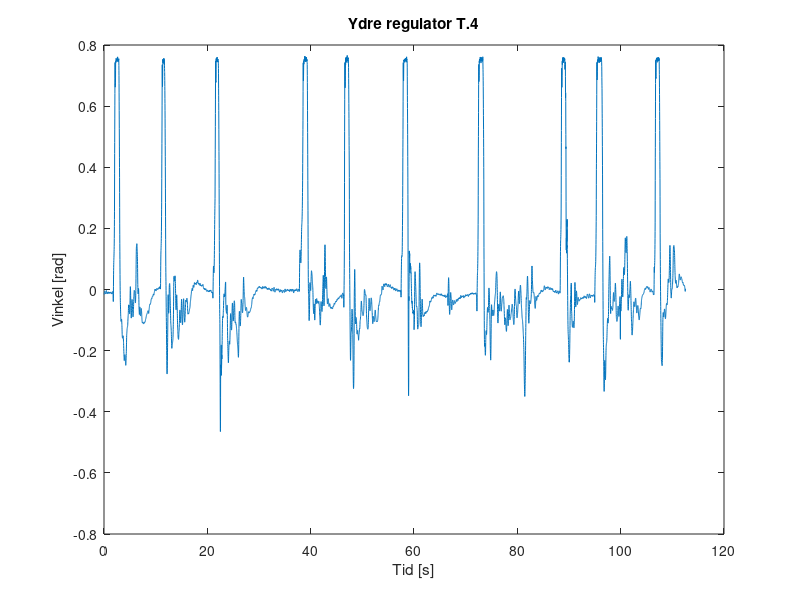

This chart was generated by the following MATLAB code: (Note: this script raises an error after producing the figure.)
clc
clear all
close all

load('dataYdre.mat');


realdata=[dataYdre(1248:12500)];





dataFilt(1) = realdata(1);
dataFilt(2) = (realdata(1) + realdata(2))/2;

nn = length(realdata);

for ii=1:(nn-2)
    dataFilt(ii+2)=(realdata(ii)+realdata(ii+1)+realdata(ii+2))/3;
end






n=0
n=length(dataFilt);

tid = 0
for i = 1:n
    tid(i) = 0.01 * i;
end



plot(tid,dataFilt);
title('Ydre regulator T.4')
ylabel("Vinkel [rad]");
xlabel("Tid [s]");

%%

for i = 1:10
    dataFilt(1,i) = data(1,i);
    dataFilt(2,i) = (data(1,i) + data(2,i))/2;
end

for i = 1:10
    for ii=1:1048
        dataFilt(ii+2,i)=(data(ii,i)+data(ii+1,i)+data(ii+2,i))/3;
    end
end


temp = zeros(10);

for i=1:10
    for ii=550:1050
        temp(i) = temp(i) + dataFilt(ii,i);
    end
end


offset = temp/500;

for i=1:10
    figure(i);
    plot(tid,data1-offset);
    a=sprintf('Ydre regulator T.4 gentagelse %d',i);
    title(a)
    ylabel("Vinkel [rad]");
    xlabel("Tid [s]");
    yline(0.0175);
    yline(-0.0175);
end



%plot(data);

